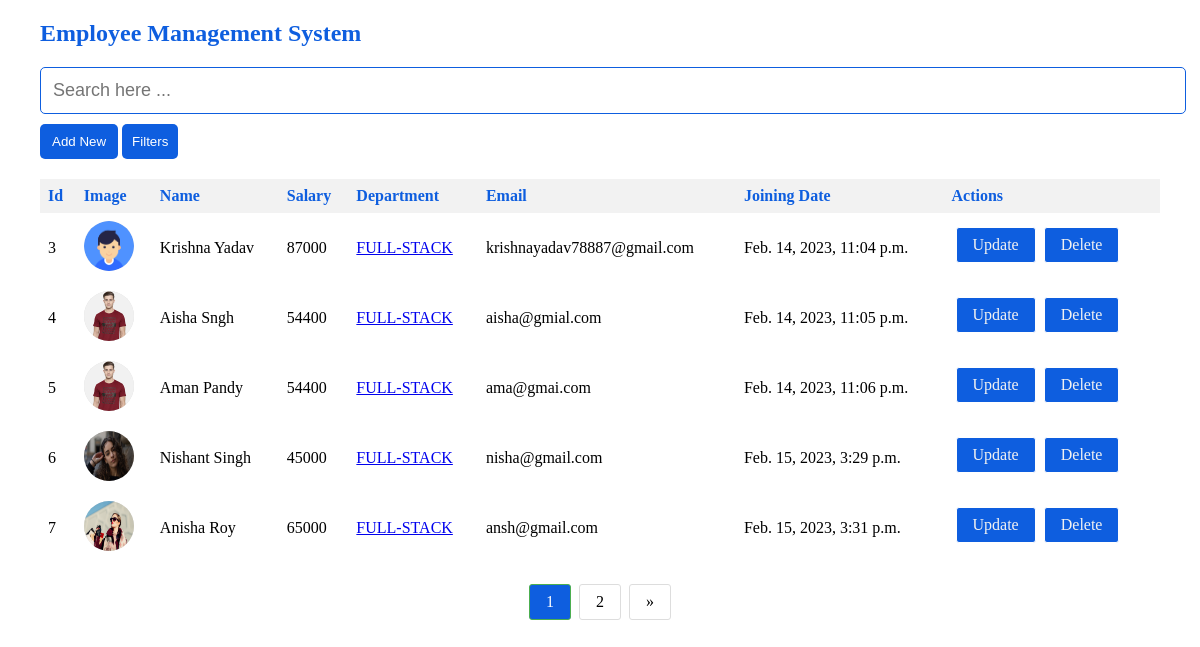
/employees/, run on the app's committed database.
### employees_app/models.py (models this page shows)
class Employee(models.Model):
    user  = models.ForeignKey(User, on_delete=models.CASCADE)
    name = models.CharField(max_length=50)
    email = models.EmailField(unique=True, max_length=100)
    dept  = models.ForeignKey(Department, on_delete=models.CASCADE)
    salary = models.PositiveIntegerField()
    join_date = models.DateTimeField(auto_now_add=True)
    image     = models.ImageField(upload_to='Employee/images')

class Department(models.Model):
    name = models.CharField(max_length=50)
    def __str__(self):
        return str(self.name).upper()  # receiving in upper case

### employees_app/views.py (the view)
# urls.py: path('', homepage, name='homepage'),
def homepage(request):
    all_emp = Employee.objects.all()
    paginator = Paginator(all_emp, 5, orphans=1) # paginator obj created
    page_number = request.GET.get('page')
    page_obj    = paginator.get_page(page_number)
    return render(request, 'emp_app/home.html', {'page_obj': page_obj})

### employees_app/templates/emp_app/home.html (shortened to what this page needs)
{% extends "emp_app/base.html" %}
{% load static %}
{% block css_link %}
 <link rel="stylesheet" href="{% static 'emp_app/css/home_style.css' %}">
 {% endblock css_link %}
{% block main_content %}
<h2 class="hdr" >
    Employee Management System </h2>
<div class="additional">
   <form action="{% url 'employeesFilter' 'by'  %}" method='post'>
    <input class="search" name='filters' type="text" placeholder="Search here ... ">
   </form>
   <button class="btn" id="newemp"><a href="{% url 'addEmployees'  %}">Add New</a></button>
   <div class="dropdown">
       <button class="dropbtn">Filters</button>
   </div>
</div>
<div style="overflow-x: auto;">
 <table>
   <tr >
     <th>Id</th>
     <th>Image</th>
     <th>Name</th>
     <th>Salary</th>
     <th>Department</th>
     <th>Email</th>
     <th>Joining Date</th>
     <th>Actions</th>
   </tr>
        {% for emp in page_obj %}
            <tr class="trhvr">
            <td>{{emp.id}}</td>
            <td><img class="userimg" src="{{emp.image.url}}" alt=""></td>
            <td>{{emp.name}}</a> </td>
            <td>{{emp.salary}}</td>
            <td><a href="{% url 'details'  emp.dept %}">{{emp.dept}}</a></td>
            <td>{{emp.email}}</td>
            <td>{{emp.join_date}}</td>
            <td class='actionbtn'>
                    <a href="{% url 'update_employee' emp.id %}">Update</a>
                    <a class='delete' href="{% url 'deleteEmployee' emp.id %}">Delete</a>
            </td>
            </tr>
        {% endfor  %}
 </table>
</div>
<div class="pagecenter">
    <div class="pagination">
        <a href="#" class="active">{{page_obj.number}} </a>
        {% if page_obj.has_next %}
            <a href="?page={{page_obj.next_page_number}}">{{page_obj.next_page_number}} </a>
            <a href="?page={{page_obj.next_page_number}}">&raquo;</a>
        {% endif %}
    </div>
 </div>
{% endblock main_content  %}

### employees_app/templates/emp_app/base.html (shortened to what this page needs)
<!DOCTYPE html>
<html lang="en">
    {% load static %}
<head>
    {% block css_link %}
    {% endblock css_link %}
</head>
<body>
    {% block main_content %}
    {% endblock main_content %}
</body>
</html>

### employees_app/static/emp_app/css/home_style.css (style rules this page uses)
body { margin: 20px 40px ; align-items: center; justify-content: center; height: 100vh; }
table { border-collapse: collapse; width: 100%; }
th { background-color: #f2f2f2; color: #0e5edf; }
th, td { text-align: left; padding: 8px; }
.dropbtn { background-color: #0e5edf; border-radius: 5px; color: white; padding: 10px; border: none; }
.dropdown { position: relative; display: inline-block; }
.search { width: 100%; padding: 12px; font-size: 18px; border: 1px solid #0e5edf ; margin-bottom: 10px; border-radius: 5px; }
.btn { padding: 10px 12px; background-color: #0e5edf; border: none; border-radius: 5px; }
.btn a { text-decoration: none; color: white; }
.additional { margin-bottom: 20px; }
.hdr { color: #0e5edf; }
.userimg { height: 50px; max-width: 50px; background-color: #ddd; border-radius: 150px; }
.pagecenter,.actionbtn { text-align: center; margin-top: 21px; }
.pagination { display: inline-block; }
.actionbtn a { color: #f1f1f1; float: left; padding: 8px 16px; text-decoration: none; transition: background-color .3s; background-color: #0e5edf; border: 1px solid #ffffff; margin: 0 4px; margin-bottom: 5px; border-radius: 3px; }
.pagination a { color: black; float: left; padding: 8px 16px; text-decoration: none; transition: background-color .3s; border: 1px solid #ddd; margin: 0 4px; border-radius: 3px; }
.pagination a.active { background-color: #0e5edf; color: white; border: 1px solid #4CAF50; }

### data on the page
Employee: id "3", image (picture), name "Krishna Yadav", salary "87000", dept "FULL-STACK", email "krishnayadav78887@gmail.com", join_date "Feb. 14, 2023, 11:04 p.m."
Employee: id "4", image (picture), name "Aisha Sngh", salary "54400", dept "FULL-STACK", email "aisha@gmial.com", join_date "Feb. 14, 2023, 11:05 p.m."
Employee: id "5", image (picture), name "Aman Pandy", salary "54400", dept "FULL-STACK", email "ama@gmai.com", join_date "Feb. 14, 2023, 11:06 p.m."
Employee: id "6", image (picture), name "Nishant Singh", salary "45000", dept "FULL-STACK", email "nisha@gmail.com", join_date "Feb. 15, 2023, 3:29 p.m."
Employee: id "7", image (picture), name "Anisha Roy", salary "65000", dept "FULL-STACK", email "ansh@gmail.com", join_date "Feb. 15, 2023, 3:31 p.m."

### other printed values
{{ page_obj.number }} "1"
{{ page_obj.next_page_number }} "2"
